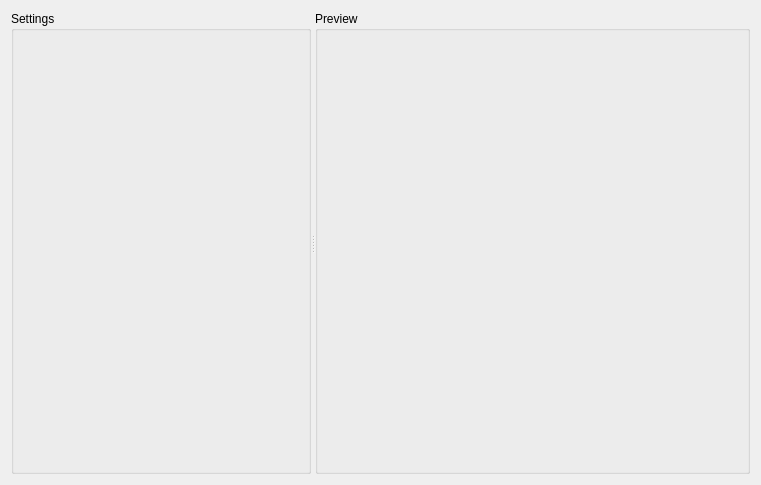
<?xml version="1.0" encoding="UTF-8"?>
<ui version="4.0">
 <class>MainWidget</class>
 <widget class="QWidget" name="MainWidget">
  <property name="geometry">
   <rect>
    <x>0</x>
    <y>0</y>
    <width>761</width>
    <height>485</height>
   </rect>
  </property>
  <property name="windowTitle">
   <string>Form</string>
  </property>
  <layout class="QGridLayout" name="gridLayout_4">
   <item row="0" column="0">
    <layout class="QVBoxLayout" name="verticalLayout_2">
     <item>
      <widget class="QSplitter" name="splitter">
       <property name="orientation">
        <enum>Qt::Horizontal</enum>
       </property>
       <widget class="QGroupBox" name="groupBox">
        <property name="maximumSize">
         <size>
          <width>300</width>
          <height>16777215</height>
         </size>
        </property>
        <property name="title">
         <string>Settings</string>
        </property>
        <layout class="QGridLayout" name="gridLayout_3">
         <item row="0" column="0">
          <layout class="QGridLayout" name="gridLayout_2"/>
         </item>
        </layout>
       </widget>
       <widget class="QGroupBox" name="groupBox_2">
        <property name="title">
         <string>Preview</string>
        </property>
        <layout class="QGridLayout" name="gridLayout">
         <item row="0" column="0">
          <layout class="QVBoxLayout" name="previewLayout"/>
         </item>
        </layout>
       </widget>
      </widget>
     </item>
    </layout>
   </item>
  </layout>
 </widget>
 <resources/>
 <connections/>
</ui>
